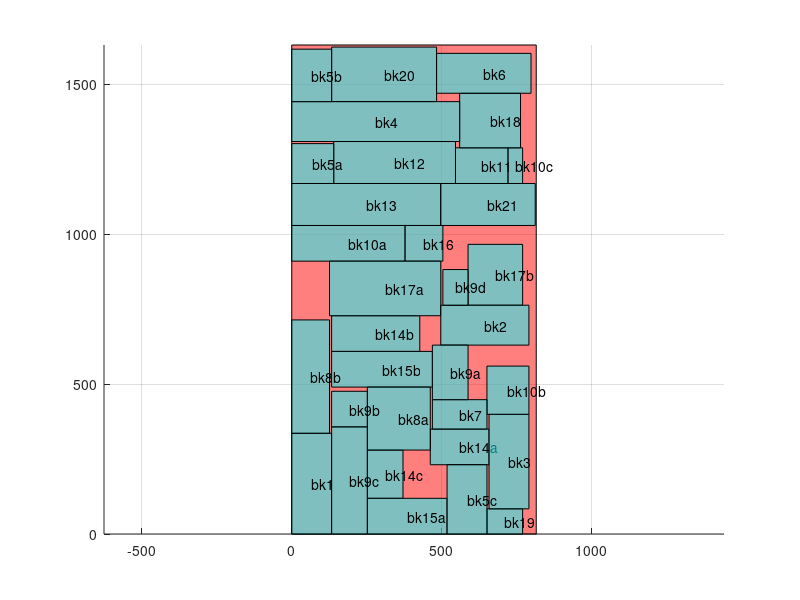

Here is the MATLAB script that generated this plot:
axis equal;
hold on;
grid on;

block_x=[0 0 815.45 815.45 0 ];
block_y=[0 1630.9 1630.9 0 0 ];
fill(block_x,block_y,'r','facealpha',0.5);
block_x=[0 0 133 133 0 ];
block_y=[0 336 336 0 0 ];
fill(block_x,block_y,'c','facealpha',0.5);
text(66.5, 168, 'bk1');

block_x=[0 0 378 378 0 ];
block_y=[910 1029 1029 910 910 ];
fill(block_x,block_y,'c','facealpha',0.5);
text(189, 969.5, 'bk10a');

block_x=[651 651 791 791 651 ];
block_y=[399 560 560 399 399 ];
fill(block_x,block_y,'c','facealpha',0.5);
text(721, 479.5, 'bk10b');

block_x=[721 721 770 770 721 ];
block_y=[1169 1288 1288 1169 1169 ];
fill(block_x,block_y,'c','facealpha',0.5);
text(745.5, 1228.5, 'bk10c');

block_x=[546 546 721 721 546 ];
block_y=[1169 1288 1288 1169 1169 ];
fill(block_x,block_y,'c','facealpha',0.5);
text(633.5, 1228.5, 'bk11');

block_x=[140 140 546 546 140 ];
block_y=[1169 1309 1309 1169 1169 ];
fill(block_x,block_y,'c','facealpha',0.5);
text(343, 1239, 'bk12');

block_x=[0 0 497 497 0 ];
block_y=[1029 1169 1169 1029 1029 ];
fill(block_x,block_y,'c','facealpha',0.5);
text(248.5, 1099, 'bk13');

block_x=[462 462 658 658 462 ];
block_y=[231 350 350 231 231 ];
fill(block_x,block_y,'c','facealpha',0.5);
text(560, 290.5, 'bk14a');

block_x=[133 133 427 427 133 ];
block_y=[609 728 728 609 609 ];
fill(block_x,block_y,'c','facealpha',0.5);
text(280, 668.5, 'bk14b');

block_x=[252 252 371 371 252 ];
block_y=[119 280 280 119 119 ];
fill(block_x,block_y,'c','facealpha',0.5);
text(311.5, 199.5, 'bk14c');

block_x=[252 252 518 518 252 ];
block_y=[0 119 119 0 0 ];
fill(block_x,block_y,'c','facealpha',0.5);
text(385, 59.5, 'bk15a');

block_x=[133 133 469 469 133 ];
block_y=[490 609 609 490 490 ];
fill(block_x,block_y,'c','facealpha',0.5);
text(301, 549.5, 'bk15b');

block_x=[378 378 504 504 378 ];
block_y=[910 1029 1029 910 910 ];
fill(block_x,block_y,'c','facealpha',0.5);
text(441, 969.5, 'bk16');

block_x=[126 126 497 497 126 ];
block_y=[728 910 910 728 728 ];
fill(block_x,block_y,'c','facealpha',0.5);
text(311.5, 819, 'bk17a');

block_x=[588 588 770 770 588 ];
block_y=[763 966 966 763 763 ];
fill(block_x,block_y,'c','facealpha',0.5);
text(679, 864.5, 'bk17b');

block_x=[560 560 763 763 560 ];
block_y=[1288 1470 1470 1288 1288 ];
fill(block_x,block_y,'c','facealpha',0.5);
text(661.5, 1379, 'bk18');

block_x=[651 651 770 770 651 ];
block_y=[0 84 84 0 0 ];
fill(block_x,block_y,'c','facealpha',0.5);
text(710.5, 42, 'bk19');

block_x=[497 497 791 791 497 ];
block_y=[630 763 763 630 630 ];
fill(block_x,block_y,'c','facealpha',0.5);
text(644, 696.5, 'bk2');

block_x=[133 133 483 483 133 ];
block_y=[1442 1624 1624 1442 1442 ];
fill(block_x,block_y,'c','facealpha',0.5);
text(308, 1533, 'bk20');

block_x=[497 497 812 812 497 ];
block_y=[1029 1169 1169 1029 1029 ];
fill(block_x,block_y,'c','facealpha',0.5);
text(654.5, 1099, 'bk21');

block_x=[658 658 791 791 658 ];
block_y=[84 399 399 84 84 ];
fill(block_x,block_y,'c','facealpha',0.5);
text(724.5, 241.5, 'bk3');

block_x=[0 0 560 560 0 ];
block_y=[1309 1442 1442 1309 1309 ];
fill(block_x,block_y,'c','facealpha',0.5);
text(280, 1375.5, 'bk4');

block_x=[0 0 140 140 0 ];
block_y=[1169 1302 1302 1169 1169 ];
fill(block_x,block_y,'c','facealpha',0.5);
text(70, 1235.5, 'bk5a');

block_x=[0 0 133 133 0 ];
block_y=[1442 1617 1617 1442 1442 ];
fill(block_x,block_y,'c','facealpha',0.5);
text(66.5, 1529.5, 'bk5b');

block_x=[518 518 651 651 518 ];
block_y=[0 231 231 0 0 ];
fill(block_x,block_y,'c','facealpha',0.5);
text(584.5, 115.5, 'bk5c');

block_x=[483 483 798 798 483 ];
block_y=[1470 1603 1603 1470 1470 ];
fill(block_x,block_y,'c','facealpha',0.5);
text(640.5, 1536.5, 'bk6');

block_x=[469 469 651 651 469 ];
block_y=[350 448 448 350 350 ];
fill(block_x,block_y,'c','facealpha',0.5);
text(560, 399, 'bk7');

block_x=[252 252 462 462 252 ];
block_y=[280 490 490 280 280 ];
fill(block_x,block_y,'c','facealpha',0.5);
text(357, 385, 'bk8a');

block_x=[0 0 126 126 0 ];
block_y=[336 714 714 336 336 ];
fill(block_x,block_y,'c','facealpha',0.5);
text(63, 525, 'bk8b');

block_x=[469 469 588 588 469 ];
block_y=[448 630 630 448 448 ];
fill(block_x,block_y,'c','facealpha',0.5);
text(528.5, 539, 'bk9a');

block_x=[133 133 252 252 133 ];
block_y=[357 476 476 357 357 ];
fill(block_x,block_y,'c','facealpha',0.5);
text(192.5, 416.5, 'bk9b');

block_x=[133 133 252 252 133 ];
block_y=[0 357 357 0 0 ];
fill(block_x,block_y,'c','facealpha',0.5);
text(192.5, 178.5, 'bk9c');

block_x=[504 504 588 588 504 ];
block_y=[763 882 882 763 763 ];
fill(block_x,block_y,'c','facealpha',0.5);
text(546, 822.5, 'bk9d');

